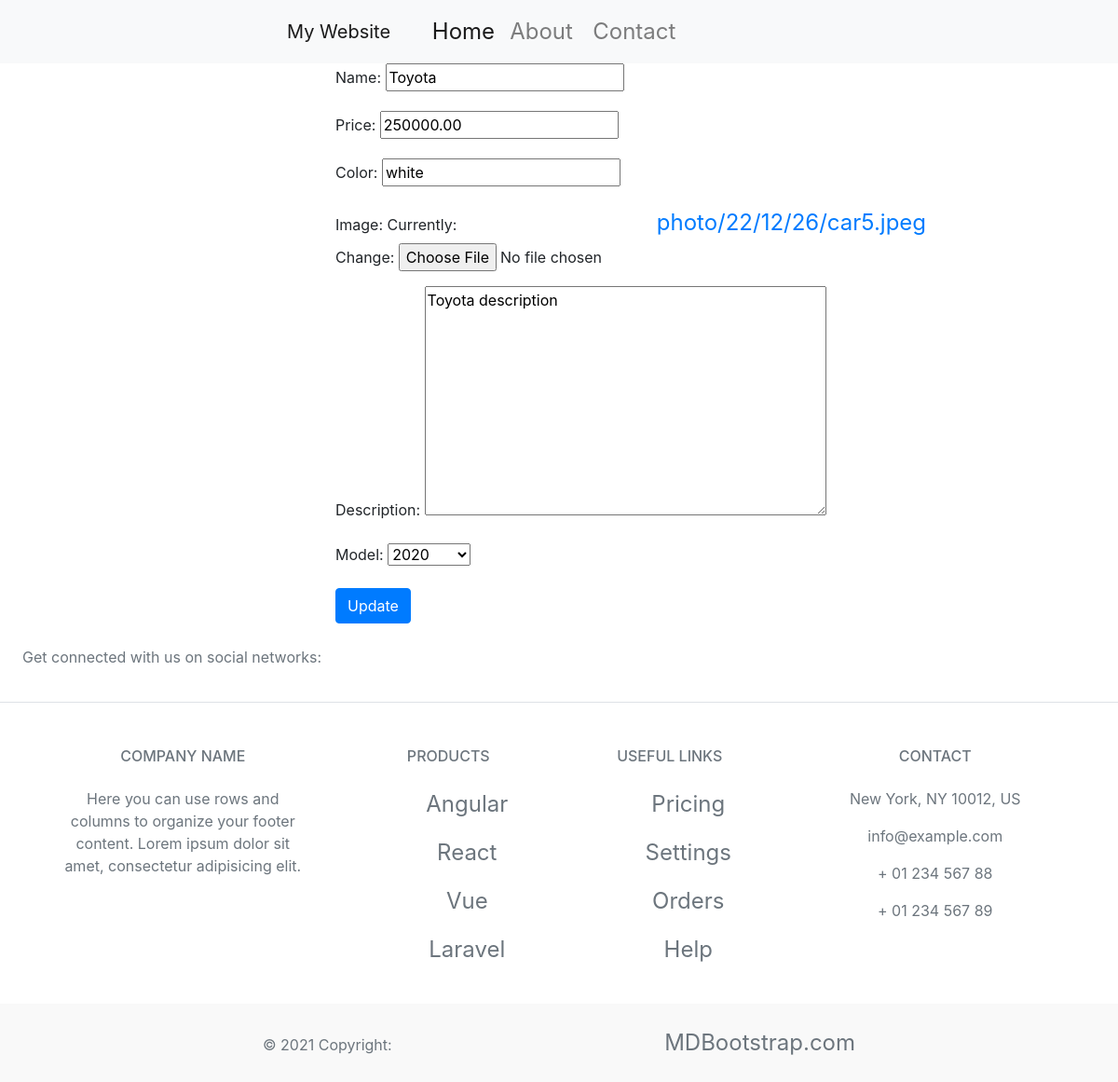
The page /app1/updatecar/10 on the database as committed earlier.
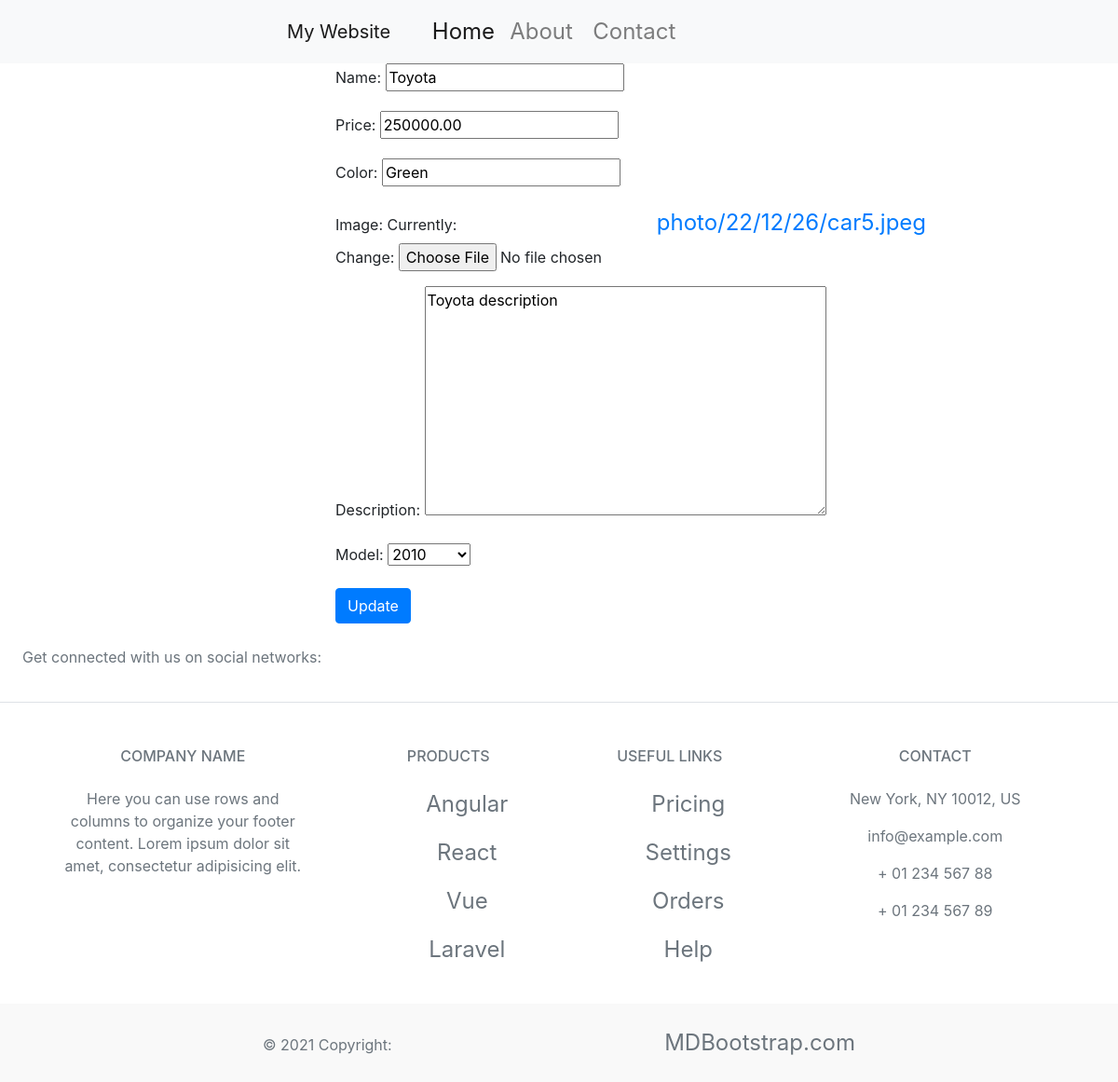
The same page on the database as committed later.
### app1/models.py (models this page shows)
class Car(models.Model):
    name = models.CharField(max_length=50,null=True,blank=True)
    price = models.DecimalField(max_digits=10,decimal_places=2)
    color = models.CharField(max_length=20)
    image = models.ImageField(upload_to='photo/%y/%m/%d')
    description = models.TextField(max_length=100)
    model_choices=(('2010','2010'),('2015','2015'),('2020','2020'))
    model = models.CharField(max_length=20,choices=model_choices)
    class Meta:
        ordering=['name']

### app1/views.py (the view)
# urls.py: path('updatecar/<id>',views.updateCar,name='updatewithid'),
def updateCar(request, id):
    car = Car.objects.get(pk=id)
    if request.method == 'POST':
        form = CarForm(request.POST, instance=car)
        if form.is_valid():
            form.save()
            car_dict={'cars': Car.objects.all()}
            return render(request,'app1/index.html',car_dict)
    else:
        form = CarForm(instance=car)
    return render(request, 'app1/updatecar.html', {'form': form})

### app1/forms.py
class CarForm(forms.ModelForm):
    class Meta:
        model = Car
        fields = '__all__'

### templates/app1/updatecar.html (shortened to what this page needs)
{% extends 'base.html' %}
{% block content %}
<form method="post" enctype="multipart/form-data" style="margin-left: 30%;">
    {{ form.as_p }}
    <button type="submit" class="btn btn-primary">Update</button>
</form>
{% endblock %}

Rows that differ between the two databases and show on the page:
changed Car "Toyota": color "white" → "Green"; model "2020" → "2010"
